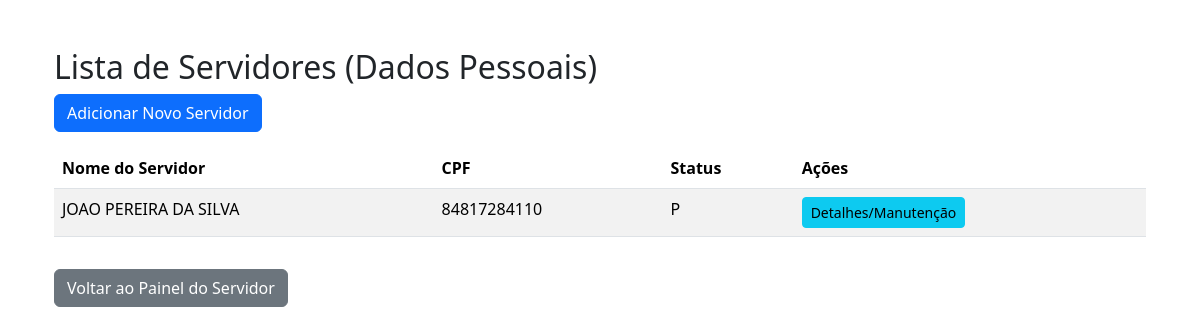
/profissional/manutencao/dados_pessoais/listar/ (signed in), run on an earlier commit of the app's database.
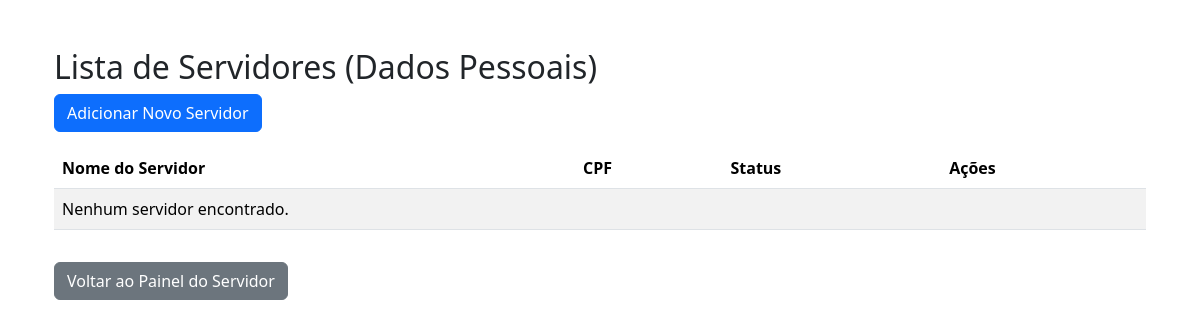
And on a later commit of the database.
### localizador/models.py (models this page shows, shortened)
class Profissional_Arquivo(models.Model):
    id_profissional_arquivo = models.AutoField(primary_key=True)
    usuario = models.ForeignKey(
        Usuario,
        on_delete=models.CASCADE,
        related_name="profissionais"
    )
    nome_profissional = models.CharField(max_length=100)
    cpf = models.CharField(max_length=14, unique=True)
    status_arquivo_profissional = models.CharField(
        max_length=1,
        choices=[('A', 'Ativo'), ('P', 'Permanente')]
    )
    localizacao_arquivo = models.IntegerField(
        unique=True,
        null=True,
        blank=True
    )
    observacoes = models.TextField(blank=True, null=True)

### localizador/views.py (the view)
# urls.py: path('profissional/manutencao/dados_pessoais/listar/', views.professional_personal_data_maintenance_list_view, name='professional_personal_data_maintenance_list'),
@login_required
def professional_personal_data_maintenance_list_view(request):
    profissionais = Profissional_Arquivo.objects.all()
    return render(request, 'localizador/professional_personal_data_maintenance_list.html', {'profissionais': profissionais})

### localizador/templates/localizador/professional_personal_data_maintenance_list.html (shortened to what this page needs)
{% extends 'localizador/base.html' %}
{% block content %}
<div class="container mt-5">
  <h2>Lista de Servidores (Dados Pessoais)</h2>
  <a href="{% url 'professional_personal_data_create' %}" class="btn btn-primary mb-3">Adicionar Novo Servidor</a>
  <table class="table table-striped">
    <thead>
      <tr>
        <th>Nome do Servidor</th>
        <th>CPF</th>
        <th>Status</th>
        <th>Ações</th>
      </tr>
    </thead>
    <tbody>
      {% for profissional in profissionais %}
      <tr>
        <td>{{ profissional.nome_profissional }}</td>
        <td>{{ profissional.cpf }}</td>
        <td>{{ profissional.status_arquivo_profissional }}</td>
        <td>
          <a href="{% url 'professional_personal_data_edit' profissional.id_profissional_arquivo %}" class="btn btn-sm btn-info">Detalhes/Manutenção</a>
        </td>
      </tr>
      {% empty %}
      <tr>
        <td colspan="4">Nenhum servidor encontrado.</td>
      </tr>
      {% endfor %}
    </tbody>
  </table>
  <a href="{% url 'professional_dashboard' %}" class="btn btn-secondary mt-3">Voltar ao Painel do Servidor</a>
</div>
{% endblock %}

What changed in the data, as far as the page shows it:
removed Profissional_Arquivo: nome_profissional "JOAO PEREIRA DA SILVA", cpf "84817284110", status_arquivo_profissional "P"
Also different on the page:
text now shown: "Nenhum servidor encontrado."
